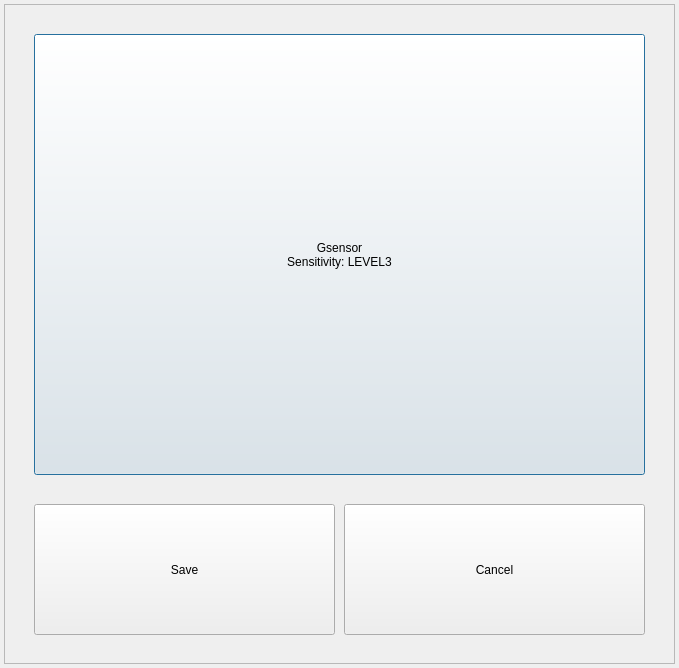
<?xml version="1.0" encoding="UTF-8"?>
<ui version="4.0">
 <class>GsensorDialog1080p</class>
 <widget class="QDialog" name="GsensorDialog1080p">
  <property name="enabled">
   <bool>true</bool>
  </property>
  <property name="geometry">
   <rect>
    <x>0</x>
    <y>0</y>
    <width>679</width>
    <height>668</height>
   </rect>
  </property>
  <property name="windowTitle">
   <string>Dialog</string>
  </property>
  <widget class="QFrame" name="frame">
   <property name="geometry">
    <rect>
     <x>4</x>
     <y>4</y>
     <width>671</width>
     <height>660</height>
    </rect>
   </property>
   <property name="frameShape">
    <enum>QFrame::StyledPanel</enum>
   </property>
   <property name="frameShadow">
    <enum>QFrame::Raised</enum>
   </property>
   <widget class="QPushButton" name="buttonGsensor">
    <property name="enabled">
     <bool>true</bool>
    </property>
    <property name="geometry">
     <rect>
      <x>30</x>
      <y>30</y>
      <width>611</width>
      <height>441</height>
     </rect>
    </property>
    <property name="minimumSize">
     <size>
      <width>400</width>
      <height>300</height>
     </size>
    </property>
    <property name="maximumSize">
     <size>
      <width>16777215</width>
      <height>16777215</height>
     </size>
    </property>
    <property name="text">
     <string>Gsensor
Sensitivity: LEVEL3</string>
    </property>
   </widget>
   <widget class="QPushButton" name="buttonSave">
    <property name="geometry">
     <rect>
      <x>30</x>
      <y>500</y>
      <width>301</width>
      <height>131</height>
     </rect>
    </property>
    <property name="text">
     <string>Save</string>
    </property>
   </widget>
   <widget class="QPushButton" name="buttonClose">
    <property name="geometry">
     <rect>
      <x>340</x>
      <y>500</y>
      <width>301</width>
      <height>131</height>
     </rect>
    </property>
    <property name="text">
     <string>Cancel</string>
    </property>
   </widget>
  </widget>
 </widget>
 <resources/>
 <connections/>
</ui>
